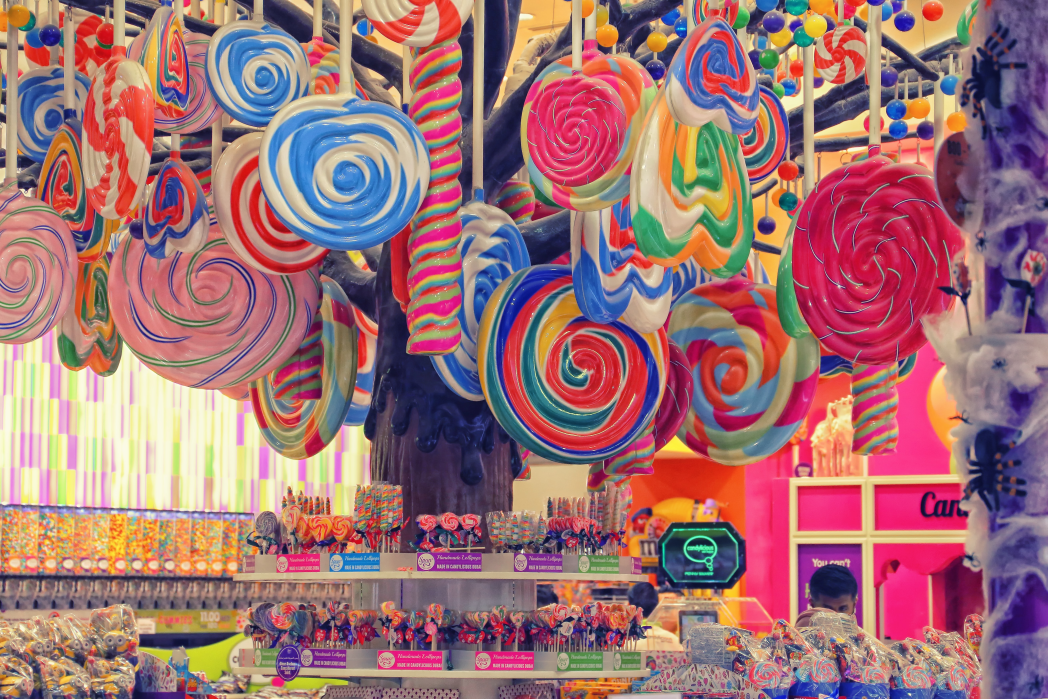
//> input picture compression/src/candies.png, 5239 x 3493 px (shown at 1/5 size)
$ ./source ../../compression/src/candies.png   (built with g++ and OpenCV 4)
//> lines starting //> are read from the running program, lines starting //| are printed output that depends on the picture; after the words box and inside, x2 and y2 are one past the last pixel; in counts of white or black regions, pixels touching at a corner belong together
#include <opencv2\opencv.hpp>
#include <iostream>
#include <string>
#include <vector>

using namespace cv;
using namespace std;

void BuildHist(const Mat& src, Mat& dst, bool needSave=false) {
  int histSize = 256;
  float range[] = { 0, histSize };
  const float* histRange = { range };

  Mat hist;
  calcHist(&src, 1, 0, Mat(), hist, 1, &histSize, &histRange);

  int histWidth = 512;
  int histHeight = 300;
  int step = cvRound((double)histWidth / histSize);

  Mat histMat(histHeight, histWidth, CV_8U, Scalar(255));
  normalize(hist, hist, 0, histMat.rows, NORM_MINMAX, -1, Mat());

  for (int i = 1; i < histSize; i++) {
    auto start = Point(step*(i - 1), histHeight - cvRound(hist.at<float>(i - 1)));
    auto rightEnd = Point(step*(i), histHeight - cvRound(hist.at<float>(i)));
    auto bottomEnd = Point(step*(i - 1), histHeight);
    line(histMat, start, rightEnd, Scalar(0));
    line(histMat, start, bottomEnd, Scalar(0), step);
  }
  if (needSave)
    imwrite("hist.png", histMat);
  histMat.copyTo(dst);
}

void ShowGraph(const double& alpha, const int& beta) {
  Mat funcMat(512, 512, CV_8UC1, Scalar(200));
  for (int i = 1; i < 256; i++) {
    auto start = Point(i-1, alpha*(i - 1) + beta);
    auto end = Point(i, alpha*i + beta);
    line(funcMat, start, end, Scalar(0), 2);
    cout << start << "  " << end << endl;
  }
  imshow("Function", funcMat);

}

void CorrectImg(const Mat& src, Mat& dst) {
  srand(time(NULL));
  // 1.0-3.0 & 0 - 100
  double alpha = double(rand() % 20 + 10) / 10;
  int beta = (rand() % 100 + 1) * pow(-1, rand());
  ShowGraph(alpha, beta);

  cout << alpha << "  " << beta << endl;

  Mat correctedImg;
  src.copyTo(correctedImg);
  correctedImg.convertTo(correctedImg, CV_32F);
  correctedImg *= alpha;
  correctedImg += beta;
  correctedImg.convertTo(correctedImg, CV_8U);

  correctedImg.copyTo(dst);
}

int main(int argc, char** argv) {
  Mat background(700, 1300, CV_8UC1, Scalar(60));

  Mat src = imread(argv[1], CV_LOAD_IMAGE_GRAYSCALE);
//> src: 3493 rows x 5239 cols, CV_8UC1; min 0, max 255, mean 126.8
  if (!src.data) {
    cout << "Error reading " << argv[1] << endl;
    waitKey(0);
    return -1;
  }
  resize(src, src, Size(450, src.rows * 450 / src.cols));
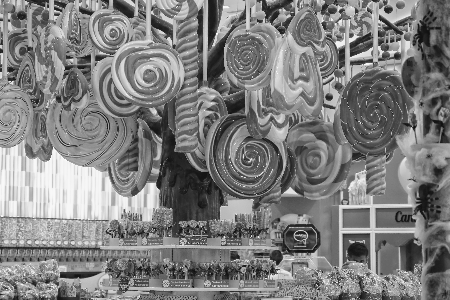
//> src: 300 rows x 450 cols, CV_8UC1; min 13, max 252, mean 126.7
  Mat matRoi = background(Rect(0, 0, src.cols, src.rows));
  src.copyTo(matRoi);

  Mat srcHist;
  BuildHist(src, srcHist, true);
//> in BuildHist, `calcHist(&src, 1, 0, Mat(), hist, 1, &histSize, &histRange);`: hist = 256 values, max 999 at index 105, min 0 at index 0, mean 527.3
//> in BuildHist, `normalize(hist, hist, 0, histMat.rows, NORM_MINMAX, -1, Mat());`: hist = 256 values, max 300 at index 105, min 0 at index 0, mean 158.4
//> the loop in BuildHist, `for (int i = 1; i < histSize; i++)` made 255 passes
//> (start, rightEnd) on passes 1 to 3: (Point(0, 300), Point(2, 300)), (Point(2, 300), Point(4, 300)), (Point(4, 300), Point(6, 300))
//> after the loop in BuildHist, `for (int i = 1; i < histSize; i++)`:
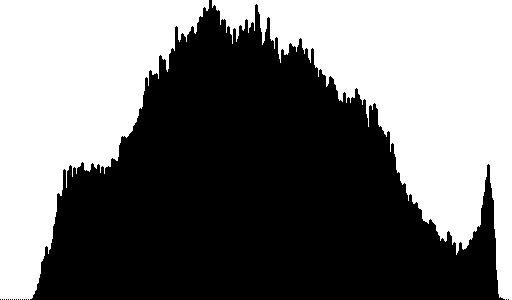
//> histMat: 300 rows x 512 cols, CV_8UC1; 46.3% white; 2 white regions, box (x1, y1, x2, y2) and area: (212, 0, 512, 300) 38353, (0, 0, 209, 300) 32708
  matRoi = background(Rect(src.cols,
    (src.rows-srcHist.rows)/2,
    srcHist.cols,
    srcHist.rows));
//> matRoi: 300 rows x 512 cols, CV_8UC1; every value is 60
  srcHist.copyTo(matRoi);
//> background: 700 rows x 1300 cols, CV_8UC1; min 0, max 255, mean 79.7

  Mat correctedImg;
  CorrectImg(src, correctedImg);
//> after the loop in ShowGraph, `for (int i = 1; i < 256; i++)`:
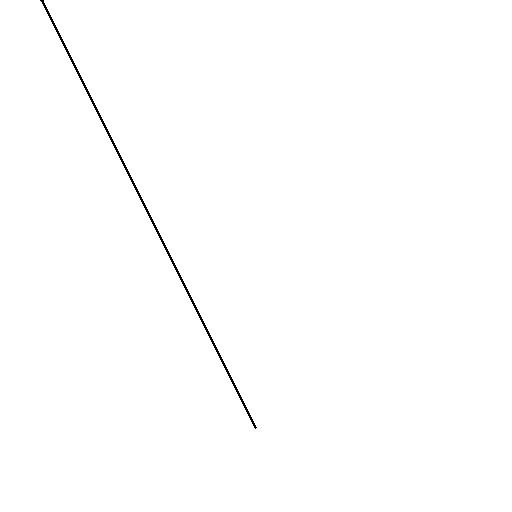
//> funcMat: 512 rows x 512 cols, CV_8UC1; values 0 (black) and 200 (white), 99.6% white; black in thin lines or dots, all inside (x1, y1, x2, y2) = (40, 0, 257, 429)
//> in CorrectImg, `correctedImg.convertTo(correctedImg, CV_8U);`:
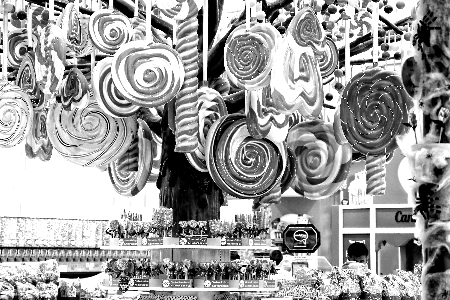
//> correctedImg: 300 rows x 450 cols, CV_8UC1; min 0, max 255, mean 157.4
  matRoi = background(Rect(0, src.rows + 2, src.cols, src.rows));
//> matRoi: 300 rows x 450 cols, CV_8UC1; every value is 60
  correctedImg.copyTo(matRoi);
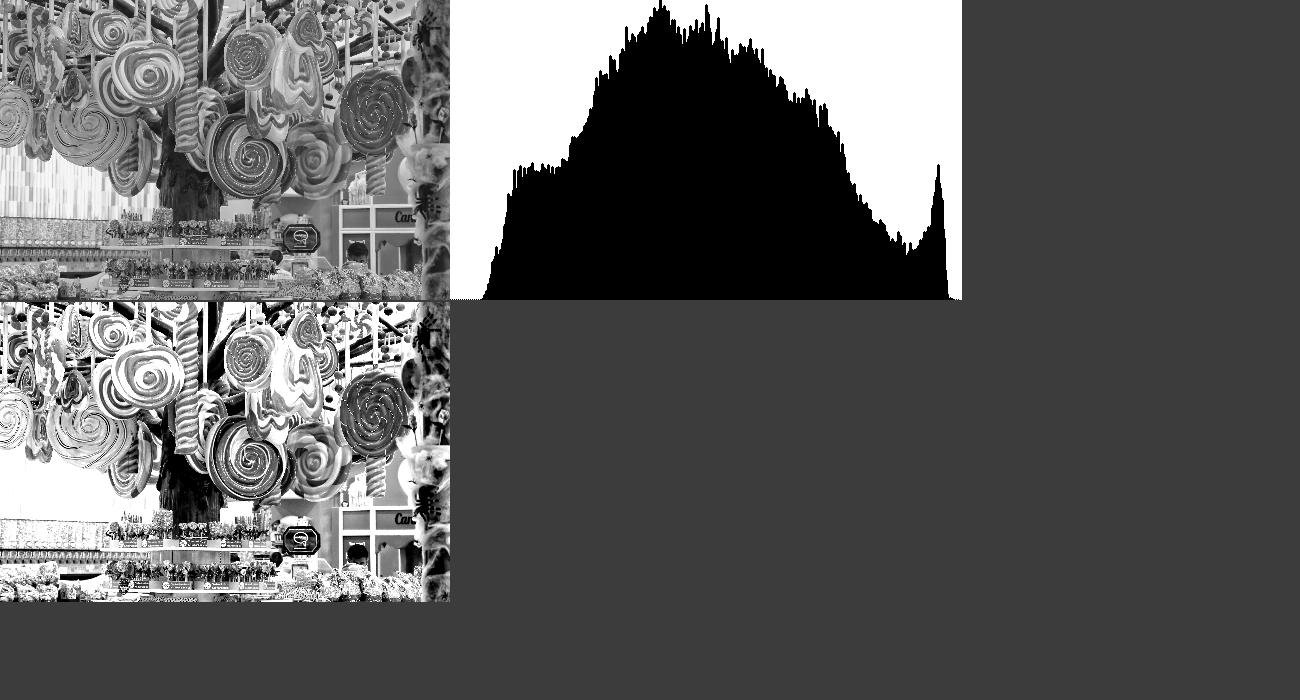
//> background: 700 rows x 1300 cols, CV_8UC1; min 0, max 255, mean 94.1

  Mat correctedHist;
  BuildHist(correctedImg, correctedHist);
//> call 2 of BuildHist, with needSave = false
//> in BuildHist (call 2), `calcHist(&src, 1, 0, Mat(), hist, 1, &histSize, &histRange);`: hist = 256 values, max 31300 at index 255, min 0 at index 2, mean 527.3
//> in BuildHist (call 2), `normalize(hist, hist, 0, histMat.rows, NORM_MINMAX, -1, Mat());`: hist = 256 values, max 300 at index 255, min 0 at index 2, mean 5.05
//> the loop in BuildHist (call 2), `for (int i = 1; i < histSize; i++)` made 255 passes
//> (start, rightEnd) on passes 1 to 3: (Point(0, 233), Point(2, 296)), (Point(2, 296), Point(4, 300)), (Point(4, 300), Point(6, 296))
//> after the loop in BuildHist (call 2), `for (int i = 1; i < histSize; i++)`:
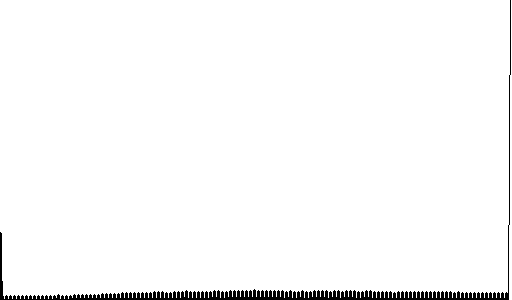
//> histMat: 300 rows x 512 cols, CV_8UC1; 97.7% white; 1 black region, box (x1, y1, x2, y2) and area: (0, 0, 511, 300) 3601
  matRoi = background(Rect(correctedImg.cols,
    src.rows + (correctedImg.rows + 2 - correctedHist.rows) / 2,
    correctedHist.cols,
    correctedHist.rows));
  correctedHist.copyTo(matRoi);
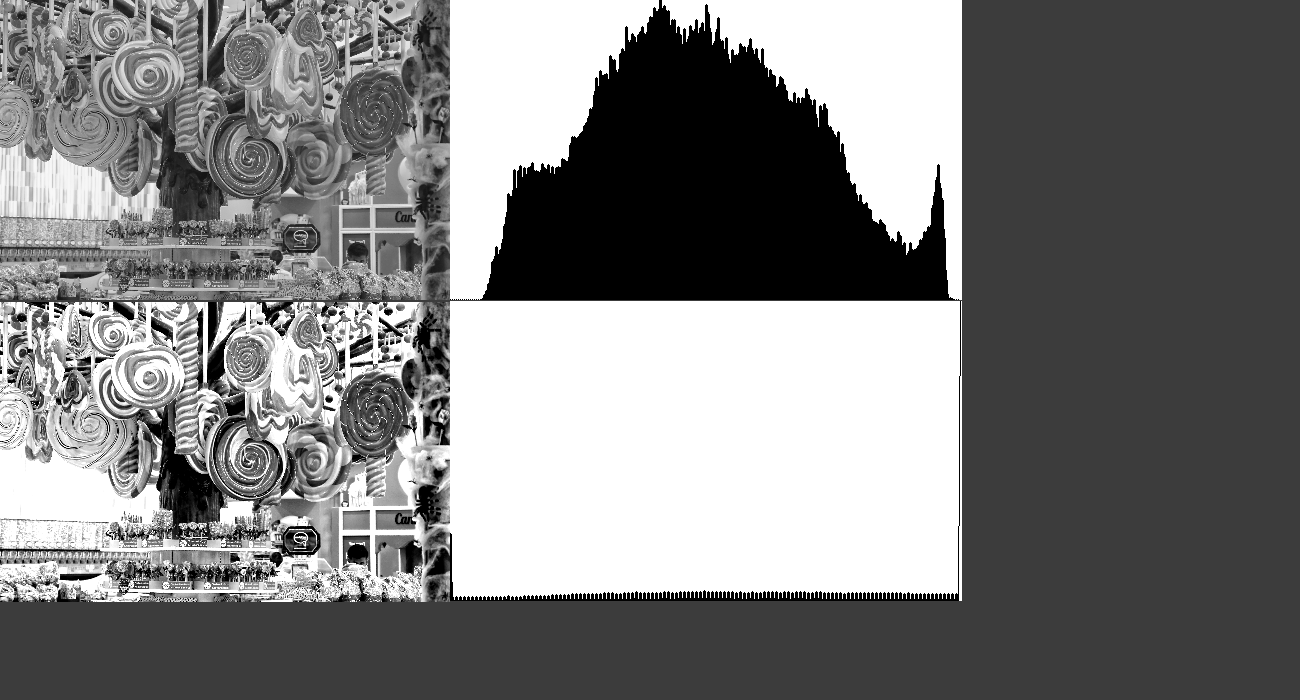
//> background: 700 rows x 1300 cols, CV_8UC1; 16.88% of pixels changed, all inside (x1, y1, x2, y2) = (450, 301, 962, 601)

  imshow("Change Func", background);

  waitKey(0);
  return 0;

}
